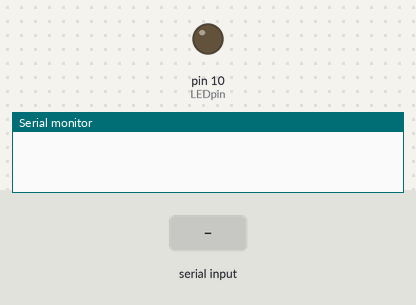
This sketch was run on a simulated Arduino Uno, built with avr-gcc and run on an emulated ATmega328P. Shown: output pins drawn as LEDs (lit = HIGH), the last lines printed to the serial monitor. The test bench sets the inputs (shaded band).

Above: at 1.2 s.
1.3 s: "1" received over the second serial link
At 2.5 s:
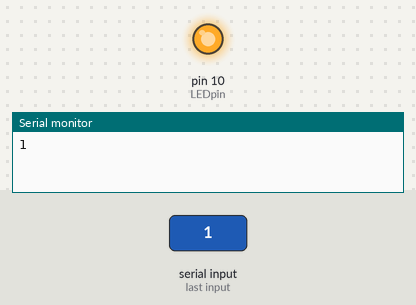
2.8 s: "0" received over the second serial link
At 3.8 s:
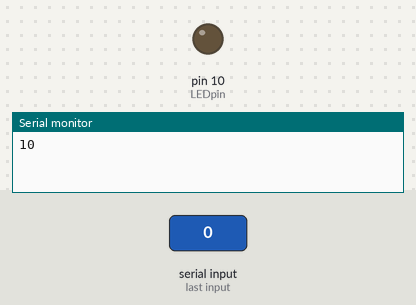
Timing chart, 0 to 5.8 s (numbered marks = the images above; inputs shaded):
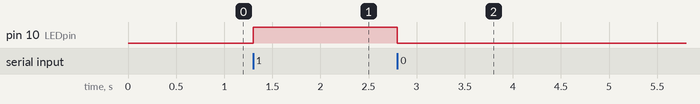

Measured:
- after the input at 1.3 s, pin 10 (LEDpin): LOW → HIGH at once
- after the input at 2.8 s, pin 10 (LEDpin): HIGH → LOW at once

The sketch:

btSignal.ino
```cpp
#include <SoftwareSerial.h>
#define Rxpin 12 // Tx per Bluetooth Rx per Arduino
#define Txpin 13 // Rx per Bluetooth Tx per Arduino
#define LEDpin 10 // Pin per accendere/spegnere il led
char  BluetoothBuffer;
char  SerialBuffer;
int ledStatus;
SoftwareSerial Bluetooth(Rxpin, Txpin);

void setup() {
  pinMode(LEDpin, OUTPUT);
  ledStatus = 0;
  Serial.begin(9600);
  Bluetooth.begin(9600);
}

void loop() {
  if (Bluetooth.available() > 0) {
    BluetoothBuffer = Bluetooth.read();
    Serial.print(BluetoothBuffer);
    if(ledStatus==0 && BluetoothBuffer=='1'){
      ledStatus=1;
      digitalWrite(LEDpin,HIGH);
      Bluetooth.print(ledStatus);
    }
    if(ledStatus==1 && BluetoothBuffer=='0'){
      ledStatus=0;
      digitalWrite(LEDpin,LOW);
      Bluetooth.print(ledStatus);
    }
  }
  if (Serial.available() > 0) {
    SerialBuffer = Serial.read();
    Bluetooth.print(SerialBuffer);
  }
}
```
